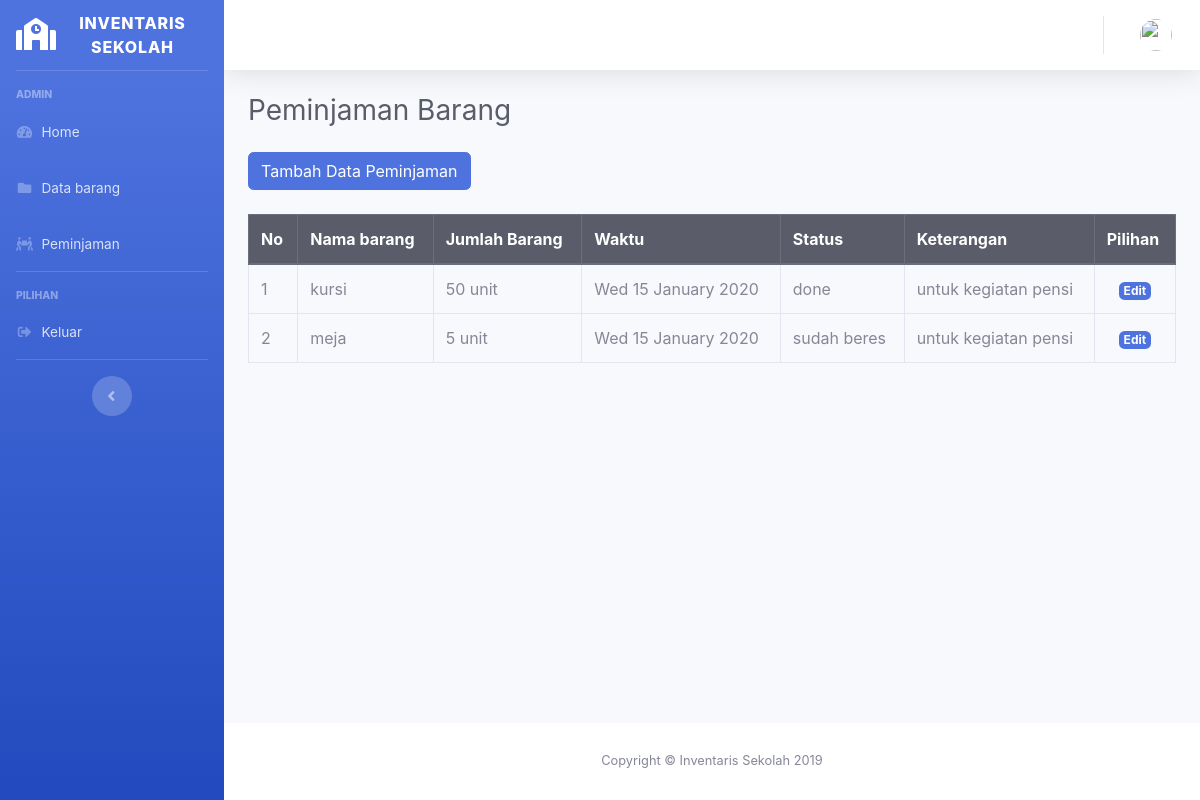
Page /index.php/admin/peminjaman on the committed database.
### tables this page shows
CREATE TABLE `data_pinjam` (
  `id` int(11) NOT NULL,
  `nama_barang` varchar(200) NOT NULL,
  `jumlah_barang` varchar(200) NOT NULL,
  `waktu` varchar(128) NOT NULL,
  `status` varchar(128) NOT NULL,
  `keterangan` varchar(128) NOT NULL
);

### application/controllers/Admin.php (called while the page is built, shortened)
<?php
class Admin extends CI_Controller
{
    public function __construct()
    {
        $this->load->model('m_barang');
    }
    public function peminjaman()
    {
        $data['title'] = 'Peminjaman Barang';
        $data['user'] = $this->db->get_where('user', ['email' =>
        $this->session->userdata('email')])->row_array();
        $data['admin'] = $this->db->get('data_pinjam')->result_array();
        $this->load->view('templates/header', $data);
        $this->load->view('templates/sidebar', $data);
        $this->load->view('templates/topbar', $data);
        $this->load->view('admin/peminjaman', $data);
        $this->load->view('templates/footer');
    }
}

### index.php (called while the page is built, shortened)
<?php
require_once BASEPATH.'core/CodeIgniter.php';

### application/views/admin/peminjaman.php (the view, shortened to what this page needs)
<div class="container-fluid">
    <h1 class="h3 mb-4 text-gray-800"><?= $title; ?></h1>
    <form>
        <div class="box-footer text-left">
            <a class="btn btn-primary" href="<?= base_url('admin/pinjam'); ?>" role="button">Tambah Data Peminjaman</a>
        </div>
        <table class="table table-bordered">
            <thead class="thead-dark">
                <tr>
                    <th scope="col">No</th>
                    <th scope="col">Nama barang</th>
                    <th scope="col">Jumlah Barang</th>
                    <th scope="col">Waktu</th>
                    <th scope="col">Status</th>
                    <th scope="col">Keterangan</th>
                    <th scope="col">Pilihan</th>
                </tr>
            </thead>
            <tbody>
                <?php
                $no = 1;
                foreach ($admin as $a) : ?>
                    <tr>
                        <td><?php echo $no++ ?></td>
                        <td><?php echo $a['nama_barang']; ?></td>
                        <td><?php echo $a['jumlah_barang']; ?></td>
                        <td> <?= date('D d F Y', $a['waktu']); ?></td>
                        <td><?php echo $a['status']; ?></td>
                        <td><?php echo $a['keterangan']; ?></td>
                        <td>
                            <div class="box-footer text-center">
                                <a class="badge badge-primary" href="<?= base_url('admin/edit_pinjam/' . $a['id']); ?>">Edit</a>
                            </div>
                        </td>
                    </tr>
                <?php endforeach; ?>
            </tbody>
        </table>
    </form>
</div>
</div>

### rows in the picture
data_pinjam: nama_barang "kursi", jumlah_barang "50 unit", waktu "Wed 15 January 2020", status "done", keterangan "untuk kegiatan pensi"
data_pinjam: nama_barang "meja", jumlah_barang "5 unit", waktu "Wed 15 January 2020", status "sudah beres", keterangan "untuk kegiatan pensi"

### other values in the picture
$title "Peminjaman Barang"
